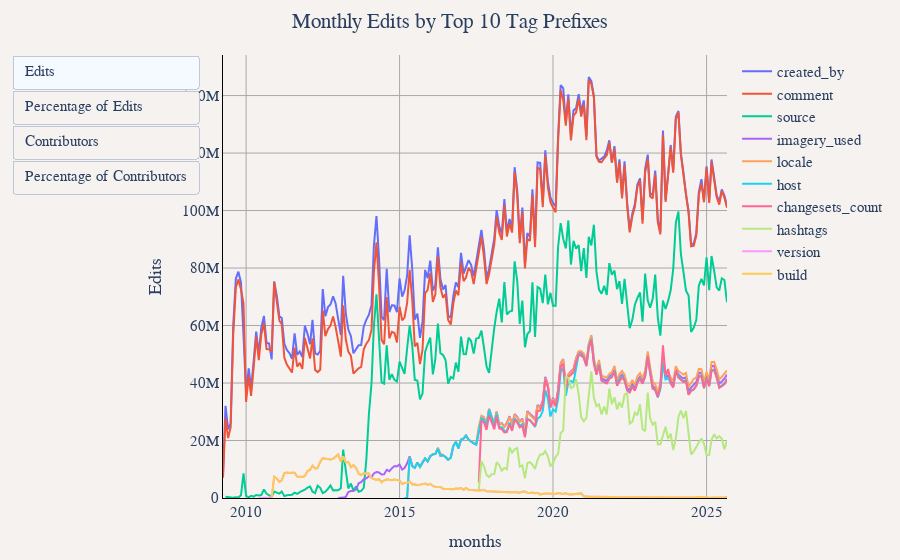

Here is the notebook cell this chart was saved with:
### Markdown cell above
## Monthly Top 10 Tag Prefixes: Edits, Contributors, and Percentage Analysis

### Code cell
# Get top 10 tag prefixes by total edits
df = duckdb.sql("""
WITH tags_expanded AS (
    SELECT 
        year,
        month,
        user_name,
        edit_count,
        unnest(all_tags) as tag_prefix
    FROM '../changeset_data/year=*/month=*/*.parquet'
    WHERE all_tags IS NOT NULL
),
top_tags AS (
    SELECT tag_prefix
    FROM (
        SELECT
            tag_prefix,
            SUM(edit_count) as total_edits
        FROM tags_expanded
        GROUP BY tag_prefix
        ORDER BY total_edits DESC
        LIMIT 10
    )
),
monthly_tag_data AS (
    SELECT 
        te.year,
        te.month,
        CONCAT(te.year, '-', LPAD(CAST(te.month as VARCHAR), 2, '0')) as months,
        te.tag_prefix,
        COUNT(DISTINCT te.user_name) as contributors,
        SUM(te.edit_count) as edits
    FROM tags_expanded te
    WHERE te.tag_prefix IN (SELECT tag_prefix FROM top_tags)
    GROUP BY te.year, te.month, te.tag_prefix
),
monthly_total_contributors AS (
    SELECT 
        year,
        month,
        CONCAT(year, '-', LPAD(CAST(month as VARCHAR), 2, '0')) as months,
        COUNT(DISTINCT user_name) as total_contributors
    FROM '../changeset_data/year=*/month=*/*.parquet'
    WHERE all_tags IS NOT NULL
    GROUP BY year, month
),
monthly_total_edits AS (
    SELECT 
        year,
        month,
        CONCAT(year, '-', LPAD(CAST(month as VARCHAR), 2, '0')) as months,
        SUM(edit_count) as total_edits
    FROM '../changeset_data/year=*/month=*/*.parquet'
    WHERE all_tags IS NOT NULL
    GROUP BY year, month
)
SELECT 
    mtd.months,
    mtd.tag_prefix,
    mtd.contributors as "Contributors",
    mtd.edits as "Edits",
    ROUND((mtd.contributors * 100.0) / mtc.total_contributors, 2) as 'Percentage of Contributors',
    ROUND((mtd.edits * 100.0) / mte.total_edits, 2) as 'Percentage of Edits'
FROM monthly_tag_data mtd
JOIN monthly_total_contributors mtc ON mtd.months = mtc.months
JOIN monthly_total_edits mte ON mtd.months = mte.months
ORDER BY mtd.year, mtd.month, mtd.tag_prefix
""").df()

util.show_figure(
    [
        util.FigureConfig(
            title="Monthly Edits by Top 10 Tag Prefixes",
            label="Edits",
            x_col="months",
            y_col="Edits",
            group_col="tag_prefix",
            query_or_df=df,
        ),
        util.FigureConfig(
            title="Monthly Percentage of Edits by Top 10 Tag Prefixes",
            label="Percentage of Edits",
            x_col="months",
            y_col="Percentage of Edits",
            y_unit_hover_template="%",
            group_col="tag_prefix",
            query_or_df=df,
        ),
        util.FigureConfig(
            title="Monthly Contributors by Top 10 Tag Prefixes",
            label="Contributors",
            x_col="months",
            y_col="Contributors",
            group_col="tag_prefix",
            query_or_df=df,
        ),
        util.FigureConfig(
            title="Monthly Percentage of Contributors by Top 10 Tag Prefixes",
            label="Percentage of Contributors",
            x_col="months",
            y_col="Percentage of Contributors",
            y_unit_hover_template="%",
            group_col="tag_prefix",
            query_or_df=df,
        ),
    ]
)
